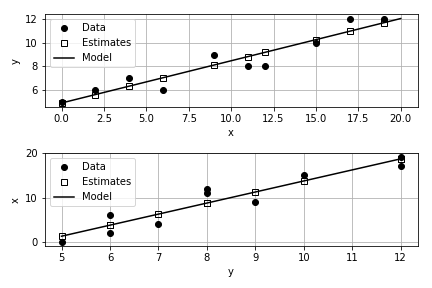

Generate this figure with Python:
"""
Created on Tue Apr  7 11:28:05 2020

@author: mikekeohane
"""

import numpy as np
import matplotlib.pyplot as plt

x = [0, 2, 4, 6, 9, 11, 12, 15, 17, 19]
y = [5, 6, 7, 6, 9, 8, 8, 10, 12, 12]

py = np.polyfit(x, y, 1)
px = np.polyfit(y, x, 1)

yhat = np.polyval(py, x)
xhat = np.polyval(px, y)

def calc_stats(y, yhat, to_print=True):
    # Calculate statistics
    st = np.sum((y - np.mean(y)) ** 2)
    sr = np.sum(((y) - yhat) ** 2)
    r2 = (st - sr) / st
    if to_print:
        print("st: {:.3e}\nsr: {:.3e}\nr2: {:.3e}".format(st, sr, r2))
    return st, sr, r2

(sty, sry, r2y) = calc_stats(y, yhat, False)
sy = np.sqrt(sry/(len(y)-2))
ry = np.sqrt(r2y)

(stx, srx, r2x) = calc_stats(x, xhat, False)
sx = np.sqrt(srx/(len(x)-2))
rx = np.sqrt(r2x)

print("For y/x: \nIntercept: {:0.3e} Slope: {:0.3e}".format(py[1], py[0]))
print("Standard Error: {:0.3e} \nr: {:0.3e}".format(sy,ry))

print("For x/y: \nIntercept: {:0.3e} Slope: {:0.3e}".format(px[1], px[0]))
print("Standard Error: {:0.3e} \nr: {:0.3e}".format(sx,rx))

xmodel = np.linspace(0, 20, 100)
ypolymodel = np.polyval(py, xmodel)

ymodel = np.linspace(5, 12, 100)
xpolymodel = np.polyval(px, ymodel)

fig = plt.figure(num=1, clear=True)
ax = fig.subplots(2,1)

def make_plot(x, y, yhat, xmodel, ymodel, fig_num=1):
    ax[fig_num-1].plot(x, y, "ko", label="Data")
    ax[fig_num-1].plot(x, yhat, "ks", label="Estimates", mfc="none")
    ax[fig_num-1].plot(xmodel, ymodel, "k-", label="Model")
    ax[fig_num-1].grid(True)
    ax[fig_num-1].legend(loc="best")
    if fig_num == 1:
        ax[0].set(xlabel='x', ylabel='y')
    else:
        ax[1].set(xlabel='y', ylabel='x')
    fig.tight_layout()
    return fig, ax

make_plot(x, y, yhat, xmodel, ypolymodel, 1)
make_plot(y, x, xhat, ymodel, xpolymodel, 2)

fig.savefig("chapra_14_005.png")